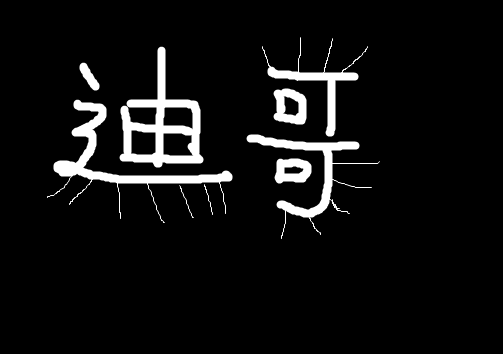
#> input picture data/dige.png, 503 x 354 px
$ jupyter execute '腐蚀膨胀_开闭运算_黑帽礼帽_图像梯度_Canny_轮廓检测_图像金字塔_傅里叶变换.ipynb'   (shell and % lines are left out)   (older library calls are emulated)
#> lines starting #> are read from the running program, lines starting #| are printed output that depends on the picture; after the words box and inside, x2 and y2 are one past the last pixel; in counts of white or black regions, pixels touching at a corner belong together
## 形态学_腐蚀

[cell 1]
import cv2
import numpy as np
import matplotlib.pyplot as plt#matplotlib是RGB

[cell 2]
def my_imshow(img_name, img):
    cv2.imshow(img_name, img)
    cv2.waitKey(0)
    cv2.destroyAllWindows()

[cell 3]
img = cv2.imread('data/dige.png')
#> img is the input picture: shape (354, 503, 3); min 0, max 255, mean 15.9
print(img.shape)
#| (354, 503, 3)
my_imshow('img', img)

[cell 4]
kernel = np.ones((3, 3), np.uint8)
erosion = cv2.erode(img, kernel, iterations = 1)
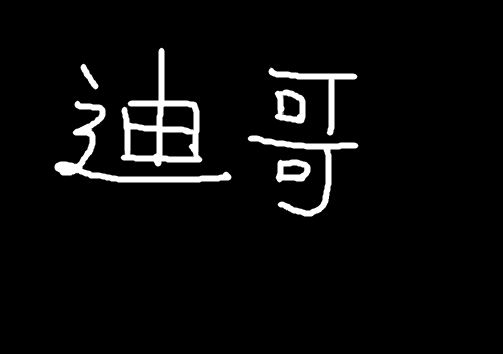
#> erosion: shape (354, 503, 3); min 0, max 255, mean 11.1
my_imshow('erosion', erosion)

[cell 5]
pie = cv2.imread('data/pie.png')
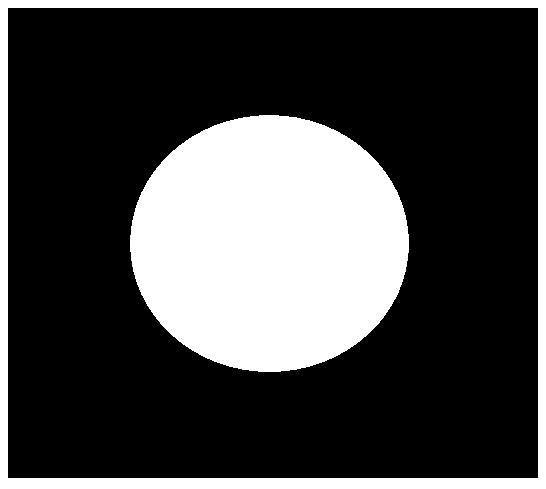
#> input picture data/pie.png, 546 x 489 px
#> pie is the input picture: shape (489, 546, 3); 27.8% white; 2 white regions, box (x1, y1, x2, y2) and area: (130, 115, 409, 372) 56244, (0, 0, 546, 489) 17894
my_imshow('pie', pie)

[cell 6]
kernel = np.ones((30, 30), np.uint8)
erosion_1 = cv2.erode(pie, kernel, iterations = 1)
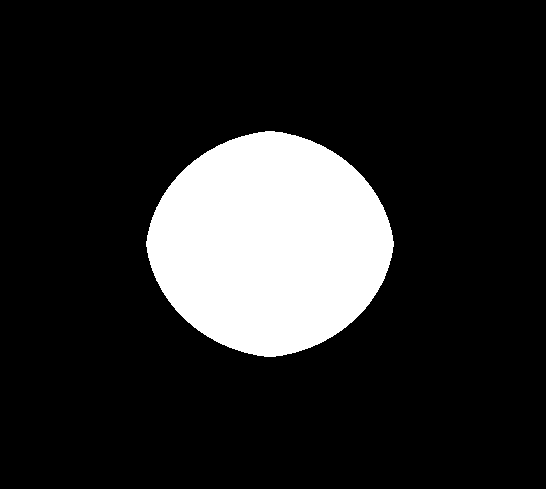
#> erosion_1: shape (489, 546, 3); 15.6% white; 1 white region, box (x1, y1, x2, y2) and area: (146, 131, 394, 357) 41578
erosion_2 = cv2.erode(pie, kernel, iterations = 2)
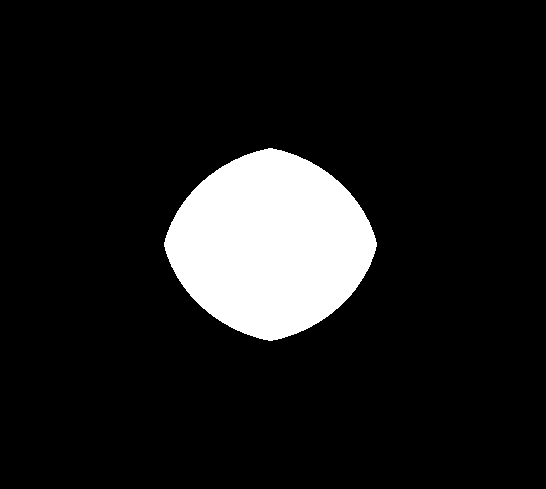
#> erosion_2: shape (489, 546, 3); 10.8% white; 1 white region, box (x1, y1, x2, y2) and area: (164, 148, 377, 341) 28787
erosion_3 = cv2.erode(pie, kernel, iterations = 3)
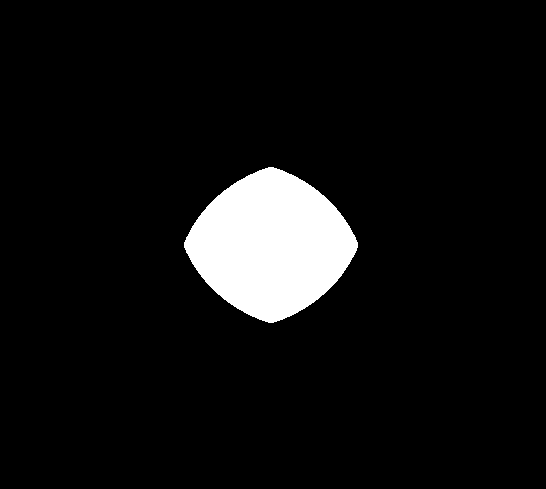
#> erosion_3: shape (489, 546, 3); 6.8% white; 1 white region, box (x1, y1, x2, y2) and area: (184, 167, 358, 323) 18053

my_imshow("erosions", np.hstack((pie, erosion_1, erosion_2, erosion_3)))
#> call 4 of my_imshow, with img_name = 'erosions'
#> in my_imshow (call 4), `cv2.imshow(img_name, img)`:
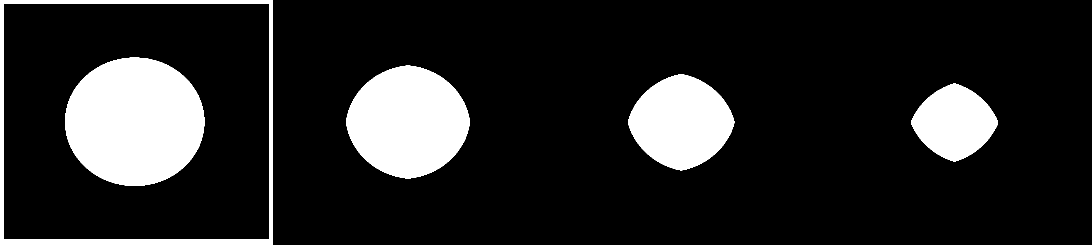
#> window 'erosions': shape (489, 2184, 3) (shown at 1/2 size); 15.2% white; 5 white regions, box (x1, y1, x2, y2) and area: (130, 115, 409, 372) 56244, (692, 131, 940, 357) 41578, (1256, 148, 1469, 341) 28787, (1822, 167, 1996, 323) 18053, (0, 0, 546, 489) 17894

## 形态学-膨胀

[cell 7]
img = cv2.imread('data/dige.png')
my_imshow('img', img)

[cell 8]
kernel = np.ones((3, 3), np.uint8)
dige_erosion = cv2.erode(img, kernel, iterations = 1)

my_imshow('dige_erosion', dige_erosion)

[cell 9]
dige_dilate = cv2.dilate(dige_erosion, kernel, iterations = 1)
my_imshow('dige_dilate', dige_dilate)
